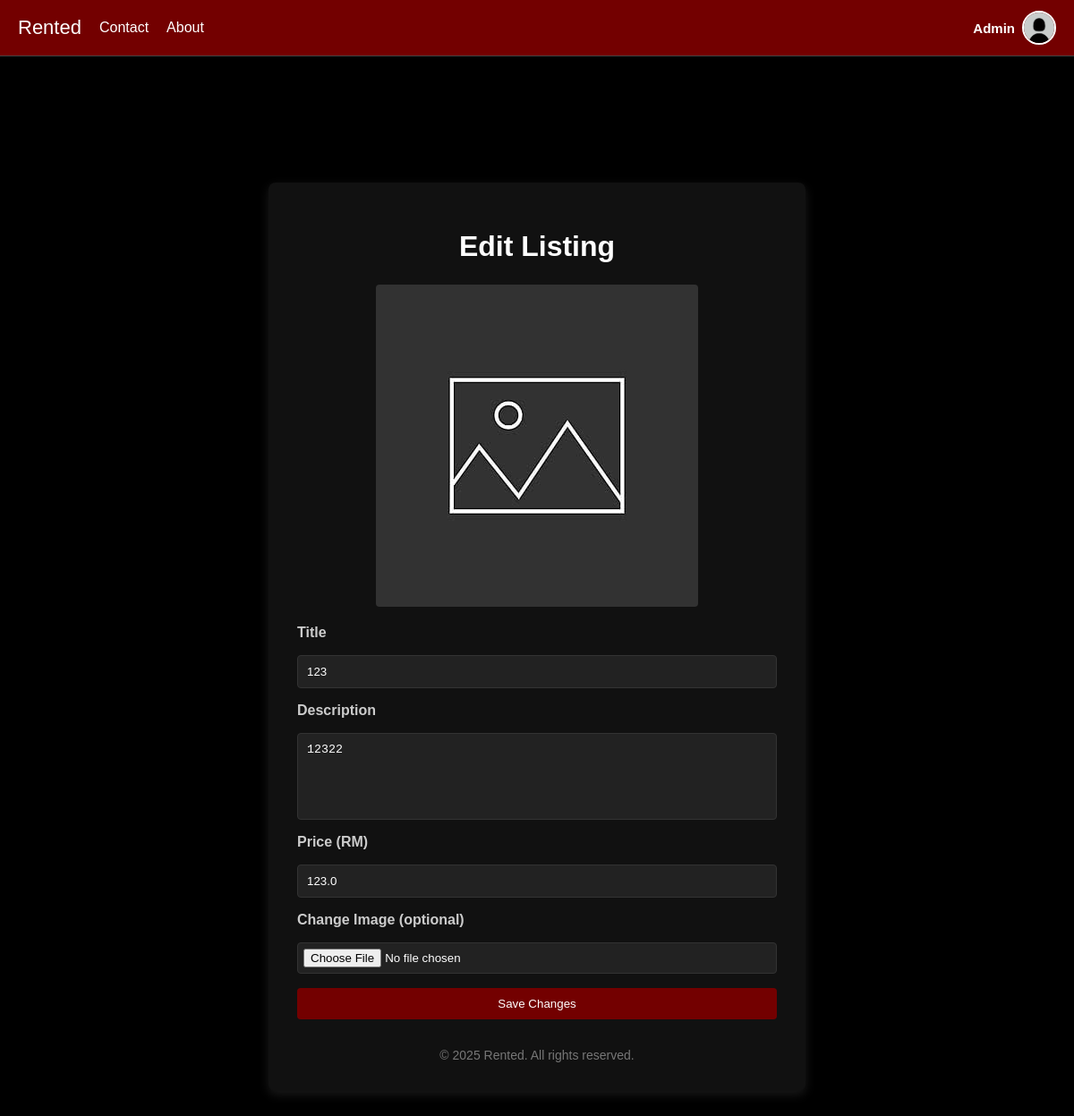
The app's page /edit_listing/1 (signed in) with its own data.
### app.py (models this page shows)
class User(db.Model):
    id = db.Column(db.Integer, primary_key=True)
    username = db.Column(db.String(150), unique=True, nullable=False)
    email = db.Column(db.String(150), unique=True, nullable=True)
    password = db.Column(db.String(150), nullable=False)
    profile_pic = db.Column(db.String(300), default="profile_pics/default.png")
    is_admin = db.Column(db.Boolean, default=False)
    created_at = db.Column(db.DateTime, default=datetime.utcnow)
    listings = db.relationship("Listing", backref="user", cascade="all, delete-orphan")

class Listing(db.Model):
    id = db.Column(db.Integer, primary_key=True)
    title = db.Column(db.String(150), nullable=False)
    description = db.Column(db.Text, nullable=False)
    price = db.Column(db.Float, nullable=False)
    image = db.Column(db.String(300), default="default_listing.png")
    user_id = db.Column(db.Integer, db.ForeignKey('user.id'), nullable=False)
    created_at = db.Column(db.DateTime, default=datetime.utcnow)
    requests = db.relationship(
        "RentRequest",
        backref="parent_listing",   # <-- renamed to avoid conflict
        cascade="all, delete-orphan"
    )

### app.py (the view, shortened to what this page needs)
@app.route("/edit_listing/<int:id>", methods=["GET", "POST"])
def edit_listing(id):
    if "user_id" not in session:
        return redirect(url_for("login"))
    listing = Listing.query.get_or_404(id)
    user = User.query.get(session["user_id"])
    if listing.user_id != session["user_id"] and not user.is_admin:
        return "Unauthorized", 403
    return render_template("edit_listing.html", listing=listing)

### app.py (called while the page is built)
@app.context_processor
def inject_user():
    if "user_id" in session:
        user = User.query.get(session["user_id"])
        return dict(user=user)
    return dict(user=None)

### templates/edit_listing.html (shortened to what this page needs)
{% extends "base.html" %}
{% block content %}
<div class="container" style="max-width: 600px; margin: 100px auto; padding: 32px; background-color: #111; border-radius: 8px; box-shadow: 0 4px 12px rgba(255,255,255,0.1);">
    <h1 style="text-align:center; margin-bottom:24px; color:#fff;">Edit Listing</h1>
    <div class="current-image" style="margin-bottom:16px; text-align:center;">
        <img src="{{ url_for('static', filename='listing_images/' + listing.image) }}" alt="Listing Image" style="max-width:100%; border-radius:4px;">
    </div>
    <form action="{{ url_for('edit_listing', id=listing.id) }}" method="POST" enctype="multipart/form-data" style="display:flex; flex-direction:column; gap:16px;">
        <label style="color:#ccc; font-weight:bold;" for="title">Title</label>
        <input type="text" id="title" name="title" value="{{ listing.title }}" required style="padding:10px; border-radius:4px; border:1px solid #333; background:#222; color:#fff;">
        <label style="color:#ccc; font-weight:bold;" for="description">Description</label>
        <textarea id="description" name="description" rows="5" required style="padding:10px; border-radius:4px; border:1px solid #333; background:#222; color:#fff; resize:none;">{{ listing.description }}</textarea>
        <label style="color:#ccc; font-weight:bold;" for="price">Price (RM)</label>
        <input type="number" id="price" name="price" value="{{ listing.price }}" step="0.01" required style="padding:10px; border-radius:4px; border:1px solid #333; background:#222; color:#fff;">
        <label style="color:#ccc; font-weight:bold;" for="image">Change Image (optional)</label>
        <input type="file" id="image" name="image" accept="image/*" style="padding:6px; border-radius:4px; border:1px solid #333; background:#222; color:#fff;">
        <button type="submit" class="btn" style="background:#730000; color:#fff; padding:10px; border-radius:4px; border:none; cursor:pointer;">Save Changes</button>
    </form>
    <div class="footer" style="margin-top:32px; text-align:center; color:#777; font-size:14px;">&copy; 2025 Rented. All rights reserved.</div>
</div>
{% endblock %}

### templates/base.html (shortened to what this page needs)
<!DOCTYPE html>
<html lang="en">
<head>
</head>
<body>
  <nav class="navbar">
    <div class="nav-left">
      <a href="{{ url_for('home') }}" class="logo">Rented</a>
      <a href="{{ url_for('contact') }}">Contact</a>
      <a href="{{ url_for('about') }}">About</a>
    </div>
    <div class="nav-right">
      {% if session.get('user_id') %}
        <div class="user-info">
          <span class="username">{{ user.username }}</span>
          <img src="{{ url_for('static', filename=user.profile_pic) }}" alt="Profile" class="profile-pic">
        </div>
      {% else %}
        <div class="auth-buttons">
          <a href="{{ url_for('login') }}" class="auth-link">Login</a>
          <a href="{{ url_for('signup') }}" class="auth-link">Sign Up</a>
        </div>
      {% endif %}
    </div>
  </nav>
  <div class="container">
    {% block content %}{% endblock %}
  </div>
</body>
</html>

### templates/base.html (style rules this page uses)
*, *::before, *::after { box-sizing: border-box; }
body { margin: 0; font-family: Arial, sans-serif; background: #000; color: #fff; min-height: 100vh; padding-top: 80px; }
a { text-decoration: none; color: inherit; }
.navbar { display: flex; justify-content: space-between; align-items: center; background: #730000; padding: 12px 20px; position: fixed; top: 0; left: 0; right: 0; z-index: 1000; border-bottom: 1px solid #444; }
.nav-left { display: flex; align-items: center; gap: 20px; }
.navbar a { color: #fff; font-weight: 500; }
.logo { font-family: 'Arial Black', sans-serif; font-size: 22px; color: #000; }
.user-info { display: flex; align-items: center; gap: 8px; position: relative; }
.username { font-weight: bold; font-size: 15px; }
.profile-pic { width: 38px; height: 38px; border-radius: 50%; object-fit: cover; cursor: pointer; border: 2px solid #fff; }
.container { max-width: 1000px; margin: 0 auto; padding: 24px; }

### records on screen
User: username "Admin", profile_pic (placeholder picture)
Listing: image (placeholder picture), title "123", description "12322", price "123.0"
